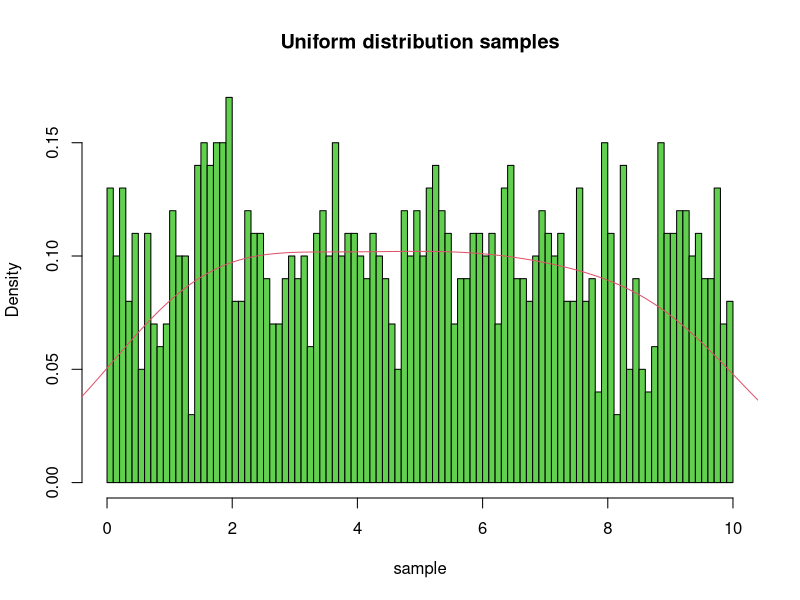
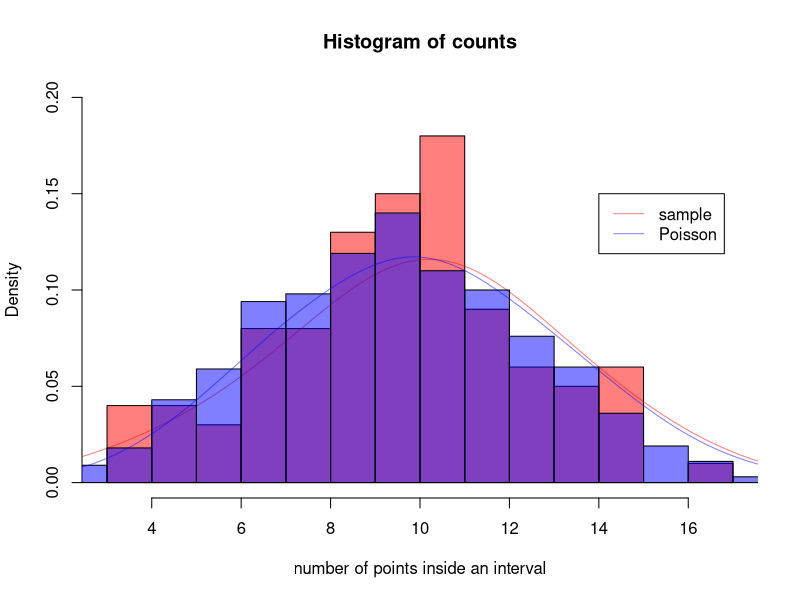
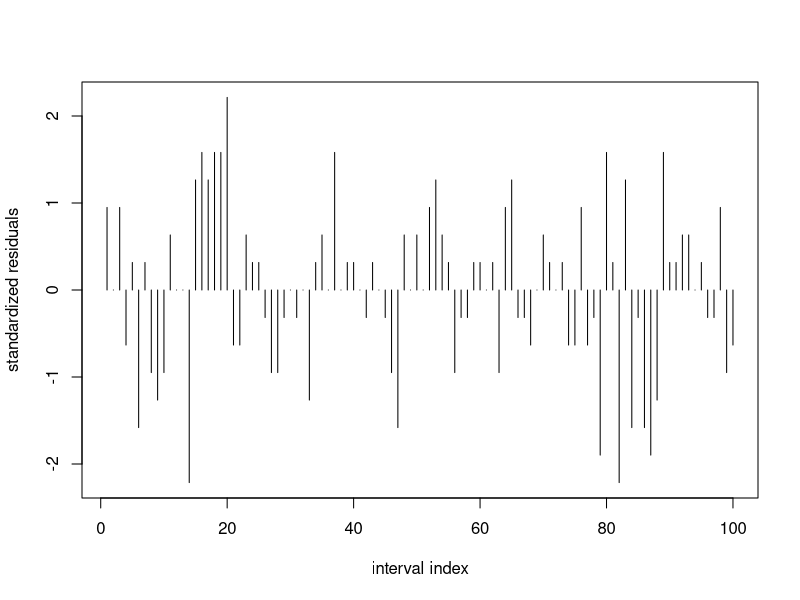

The R source for these figures, in order:
## ---- chunk 1
set.seed(2017)
n <- 1000
sample <- runif(n, min = 0, max = 10)
hist(sample, breaks = 100, probability = TRUE, col = 3, main = "Uniform distribution samples")
lines(density(sample, adjust = 2), col = 2)
## ---- chunk 2
k <- 100
tab <- table(cut(sample, breaks = seq(0, 10, length.out = k+1), include.lowest = TRUE))
head(tab, 10)
counts <- as.vector(tab)
head(counts, 10)
## ---- chunk 3
hist(counts, breaks = 15, col = rgb(1,0,0,0.5), probability = TRUE, xlab = "number of points inside an interval", ylim = c(0,0.2))
lines(density(counts, adjust = 2), col = rgb(1,0,0,0.5))
Pois <- rpois(1000, lambda = mean(counts))
hist(Pois, breaks = 15, col = rgb(0,0,1,0.5), probability = TRUE, add = TRUE)
lines(density(Pois, adjust = 2), col = rgb(0,0,1,0.5))
legend(x = 14, y = 0.15, legend = c("sample", "Poisson"), lty = c(1,1), col = c(rgb(1,0,0,0.5), rgb(0,0,1,0.5)))
## ---- chunk 4
E_i <- n/k
chi_2 <- sum((counts - E_i)^2/E_i)
chi_2
## ---- chunk 5
chi2_compare <- qchisq(p = 0.95, df = 99)
chi2_compare
p_value <- 1 - pchisq(chi_2, df = 99)
p_value
## ---- chunk 6
p_i <- rep(E_i/n, k)
chisq.test(counts, p = p_i)
## ---- chunk 7
Residuals <- (counts - E_i) / sqrt(E_i)
plot(Residuals, type = 'h', ylab = "standardized residuals", xlab = "interval index")
## ---- chunk 8
set.seed(2017)
sample1 <- rnorm(200, mean = 0, sd = 1)
sample2 <- rnorm(300, mean = 2, sd = 1)
sample3 <- rnorm(250, mean = 0, sd = 10)
## ---- chunk 9
var.test(sample1, sample2)
var.test(sample1, sample3)
## ---- chunk 10
t.test(sample1, sample2, paired = FALSE, var.equal = TRUE)
t.test(sample1, sample3, paired = FALSE, var.equal = FALSE)
